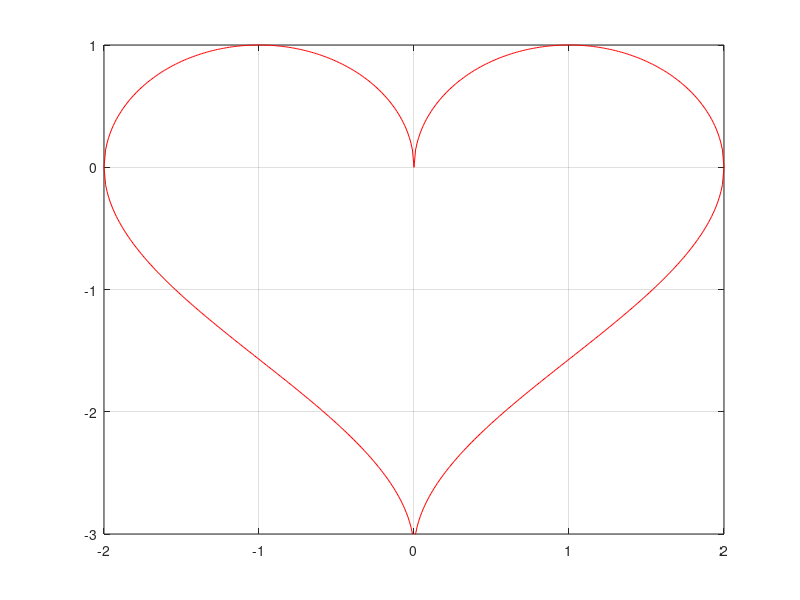

Reproduce this figure in MATLAB.
clear all;clc;
x=-2:0.01:2;
y=sqrt(2*sqrt(x.^2)-x.^2);
z=asin(abs(x)-1)-pi./2;
plot(x,y,'r');
grid on;
hold on;
plot(x,z,'r');
axis([-2,2,-3,1]);